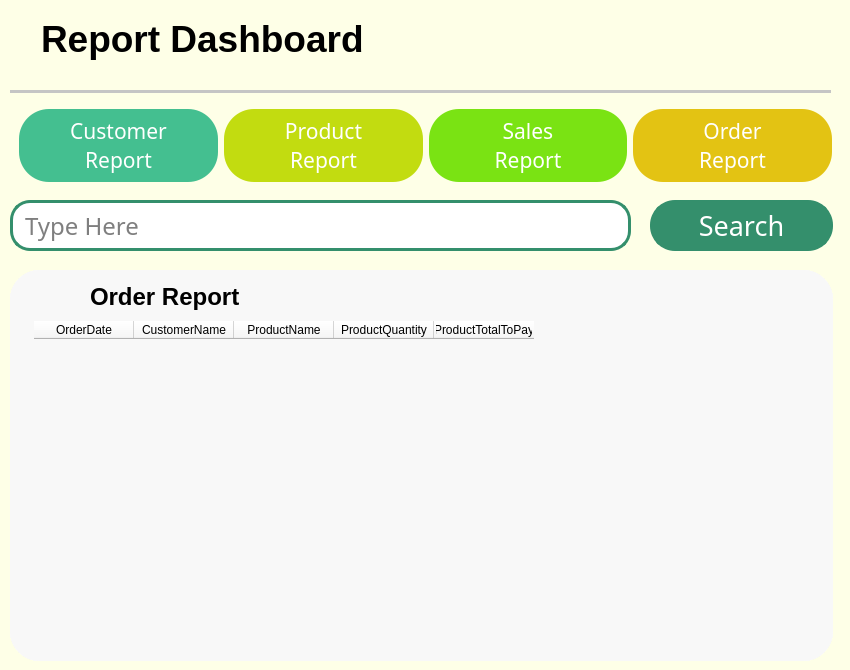
    <widget class="QFrame" name="Report">
     <property name="geometry">
      <rect>
       <x>240</x>
       <y>10</y>
       <width>850</width>
       <height>670</height>
      </rect>
     </property>
     <property name="styleSheet">
      <string notr="true">background-color: rgb(254, 255, 231);
border-radius:20px;</string>
     </property>
     <property name="frameShape">
      <enum>QFrame::StyledPanel</enum>
     </property>
     <property name="frameShadow">
      <enum>QFrame::Raised</enum>
     </property>
     <widget class="QFrame" name="DashboardTitle_12">
      <property name="geometry">
       <rect>
        <x>19</x>
        <y>9</y>
        <width>811</width>
        <height>71</height>
       </rect>
      </property>
      <property name="frameShape">
       <enum>QFrame::StyledPanel</enum>
      </property>
      <property name="frameShadow">
       <enum>QFrame::Raised</enum>
      </property>
      <layout class="QFormLayout" name="formLayout_12">
       <item row="0" column="0">
        <widget class="QLabel" name="label_84">
         <property name="text">
          <string/>
         </property>
         <property name="pixmap">
          <pixmap>Resize resources/contract.png.png</pixmap>
         </property>
        </widget>
       </item>
       <item row="0" column="1">
        <widget class="QLabel" name="label_85">
         <property name="styleSheet">
          <string notr="true">font: 20pt &quot;Century Gothic&quot;;</string>
         </property>
         <property name="text">
          <string>&lt;html&gt;&lt;head/&gt;&lt;body&gt;&lt;p&gt;&lt;span style=&quot; font-size:28pt; font-weight:600;&quot;&gt;Report Dashboard&lt;/span&gt;&lt;/p&gt;&lt;/body&gt;&lt;/html&gt;</string>
         </property>
         <property name="alignment">
          <set>Qt::AlignJustify|Qt::AlignVCenter</set>
         </property>
        </widget>
       </item>
      </layout>
     </widget>
     <widget class="Line" name="line_13">
      <property name="geometry">
       <rect>
        <x>10</x>
        <y>90</y>
        <width>821</width>
        <height>3</height>
       </rect>
      </property>
      <property name="styleSheet">
       <string notr="true">background-color: rgb(197, 197, 197);</string>
      </property>
      <property name="orientation">
       <enum>Qt::Horizontal</enum>
      </property>
     </widget>
     <widget class="QFrame" name="DashboardButtons_3">
      <property name="geometry">
       <rect>
        <x>10</x>
        <y>100</y>
        <width>831</width>
        <height>91</height>
       </rect>
      </property>
      <property name="frameShape">
       <enum>QFrame::StyledPanel</enum>
      </property>
      <property name="frameShadow">
       <enum>QFrame::Raised</enum>
      </property>
      <layout class="QGridLayout" name="gridLayout_3">
       <item row="0" column="0">
        <widget class="QPushButton" name="rep_cust_btn">
         <property name="font">
          <font>
           <family>Century Gothic</family>
           <pointsize>16</pointsize>
           <weight>50</weight>
           <italic>false</italic>
           <bold>false</bold>
          </font>
         </property>
         <property name="styleSheet">
          <string notr="true">QPushButton{
	color: rgb(255, 255, 255);
background-color: rgba(68,191,144,255);
border-radius:30px;
padding: 7px 0px 7px 0px
}

QPushButton:hover{
	color: rgb(0, 0, 0);
	border-style:solid;
	border-width:3px;
	border-color: rgba(37,196,16,255);
	background-color: rgb(255, 255, 255);
}</string>
         </property>
         <property name="text">
          <string>Customer
Report</string>
         </property>
         <property name="iconSize">
          <size>
           <width>71</width>
           <height>71</height>
          </size>
         </property>
        </widget>
       </item>
       <item row="0" column="2">
        <widget class="QPushButton" name="rep_sale_btn">
         <property name="font">
          <font>
           <family>Century Gothic</family>
           <pointsize>16</pointsize>
           <weight>50</weight>
           <italic>false</italic>
           <bold>false</bold>
          </font>
         </property>
         <property name="styleSheet">
          <string notr="true">QPushButton{
background-color:rgba(122,227,19,255);
color: rgb(255, 255, 255);
border-radius:30px;
padding: 7px 0px 7px 0px
}

QPushButton:hover{
	color: rgb(0, 0, 0);
	border-style:solid;
	border-width:3px;
	border-color: rgba(37,196,16,255);
	background-color: rgb(255, 255, 255);
}</string>
         </property>
         <property name="text">
          <string>Sales
Report</string>
         </property>
         <property name="iconSize">
          <size>
           <width>71</width>
           <height>71</height>
          </size>
         </property>
        </widget>
       </item>
       <item row="0" column="3">
        <widget class="QPushButton" name="rep_order_btn">
         <property name="font">
          <font>
           <family>Century Gothic</family>
           <pointsize>16</pointsize>
           <weight>50</weight>
           <italic>false</italic>
           <bold>false</bold>
          </font>
         </property>
         <property name="styleSheet">
          <string notr="true">QPushButton{
background-color:rgba(227,195,19,255);
color: rgb(255, 255, 255);
border-radius:30px;
padding: 7px 0px 7px 0px
}

QPushButton:hover{
	color: rgb(0, 0, 0);
	border-style:solid;
	border-width:3px;
	border-color: rgba(37,196,16,255);
	background-color: rgb(255, 255, 255);
}</string>
         </property>
         <property name="text">
          <string>Order
Report</string>
         </property>
         <property name="iconSize">
          <size>
           <width>71</width>
           <height>71</height>
          </size>
         </property>
        </widget>
       </item>
       <item row="0" column="1">
        <widget class="QPushButton" name="rep_prod_btn">
         <property name="font">
          <font>
           <family>Century Gothic</family>
           <pointsize>16</pointsize>
           <weight>50</weight>
           <italic>false</italic>
           <bold>false</bold>
          </font>
         </property>
         <property name="styleSheet">
          <string notr="true">QPushButton{
background-color: rgba(194,220,16,255);
color: rgb(255, 255, 255);
border-radius:30px;
padding: 7px 0px 7px 0px
}

QPushButton:hover{
	color: rgb(0, 0, 0);
	border-style:solid;
	border-width:3px;
	border-color: rgba(37,196,16,255);
	background-color: rgb(255, 255, 255);
}</string>
         </property>
         <property name="text">
          <string>Product
Report</string>
         </property>
         <property name="iconSize">
          <size>
           <width>71</width>
           <height>71</height>
          </size>
         </property>
        </widget>
       </item>
      </layout>
     </widget>
     <widget class="QPushButton" name="rep_search_btn">
      <property name="geometry">
       <rect>
        <x>650</x>
        <y>200</y>
        <width>183</width>
        <height>51</height>
       </rect>
      </property>
      <property name="font">
       <font>
        <family>Century Gothic</family>
        <pointsize>20</pointsize>
       </font>
      </property>
      <property name="styleSheet">
       <string notr="true">QPushButton{
border-radius:25px;
border-style:solid;
border-width:3px;
border-color: rgba(52,143,108,255);
background-color: rgba(52,143,108,255);
	color: rgb(255, 255, 255);
}</string>
      </property>
      <property name="text">
       <string>Search</string>
      </property>
      <property name="iconSize">
       <size>
        <width>40</width>
        <height>40</height>
       </size>
      </property>
     </widget>
     <widget class="QLineEdit" name="rep_search">
      <property name="geometry">
       <rect>
        <x>10</x>
        <y>200</y>
        <width>621</width>
        <height>51</height>
       </rect>
      </property>
      <property name="font">
       <font>
        <family>Century Gothic</family>
        <pointsize>18</pointsize>
       </font>
      </property>
      <property name="styleSheet">
       <string notr="true">QLineEdit{
border-radius:20px;
border-style:solid;
border-width:3px;
border-color: rgba(52,143,108,255);
background-color: rgb(255, 255, 255);
padding-left:10px;
}</string>
      </property>
      <property name="placeholderText">
       <string>Type Here</string>
      </property>
     </widget>
     <widget class="QFrame" name="frame_rep_cust">
      <property name="geometry">
       <rect>
        <x>10</x>
        <y>270</y>
        <width>823</width>
        <height>391</height>
       </rect>
      </property>
      <property name="styleSheet">
       <string notr="true">background-color: rgb(248, 248, 248);
border-radius: 30px;
border-style: outset;</string>
      </property>
      <property name="frameShape">
       <enum>QFrame::StyledPanel</enum>
      </property>
      <property name="frameShadow">
       <enum>QFrame::Raised</enum>
      </property>
      <widget class="QLabel" name="label_61">
       <property name="geometry">
        <rect>
         <x>80</x>
         <y>15</y>
         <width>401</width>
         <height>31</height>
        </rect>
       </property>
       <property name="styleSheet">
        <string notr="true">font: 20pt &quot;Century Gothic&quot;;</string>
       </property>
       <property name="text">
        <string>&lt;html&gt;&lt;head/&gt;&lt;body&gt;&lt;p&gt;&lt;span style=&quot; font-size:28pt; font-weight:600; vertical-align:super;&quot;&gt;Customer Report&lt;/span&gt;&lt;/p&gt;&lt;/body&gt;&lt;/html&gt;</string>
       </property>
      </widget>
      <widget class="QLabel" name="label_62">
       <property name="geometry">
        <rect>
         <x>30</x>
         <y>5</y>
         <width>51</width>
         <height>41</height>
        </rect>
       </property>
       <property name="text">
        <string/>
       </property>
       <property name="pixmap">
        <pixmap>Resize resources/note.png</pixmap>
       </property>
      </widget>
      <widget class="QTableWidget" name="rep_cust_tbl">
       <property name="geometry">
        <rect>
         <x>24</x>
         <y>51</y>
         <width>741</width>
         <height>281</height>
        </rect>
       </property>
       <property name="editTriggers">
        <set>QAbstractItemView::NoEditTriggers</set>
       </property>
       <property name="wordWrap">
        <bool>true</bool>
       </property>
       <column>
        <property name="text">
         <string>CustomerName</string>
        </property>
       </column>
       <column>
        <property name="text">
         <string>TotalAmountBought</string>
        </property>
       </column>
      </widget>
     </widget>
     <widget class="QFrame" name="frame_rep_prod">
      <property name="geometry">
       <rect>
        <x>10</x>
        <y>270</y>
        <width>823</width>
        <height>391</height>
       </rect>
      </property>
      <property name="styleSheet">
       <string notr="true">background-color: rgb(248, 248, 248);
border-radius: 30px;
border-style: outset;</string>
      </property>
      <property name="frameShape">
       <enum>QFrame::StyledPanel</enum>
      </property>
      <property name="frameShadow">
       <enum>QFrame::Raised</enum>
      </property>
      <widget class="QLabel" name="label_63">
       <property name="geometry">
        <rect>
         <x>80</x>
         <y>15</y>
         <width>401</width>
         <height>31</height>
        </rect>
       </property>
       <property name="styleSheet">
        <string notr="true">font: 20pt &quot;Century Gothic&quot;;</string>
       </property>
       <property name="text">
        <string>&lt;html&gt;&lt;head/&gt;&lt;body&gt;&lt;p&gt;&lt;span style=&quot; font-size:28pt; font-weight:600; vertical-align:super;&quot;&gt;Product Report&lt;/span&gt;&lt;/p&gt;&lt;/body&gt;&lt;/html&gt;</string>
       </property>
      </widget>
      <widget class="QLabel" name="label_64">
       <property name="geometry">
        <rect>
         <x>30</x>
         <y>5</y>
         <width>51</width>
         <height>41</height>
        </rect>
       </property>
       <property name="text">
        <string/>
       </property>
       <property name="pixmap">
        <pixmap>Resize resources/note.png</pixmap>
       </property>
      </widget>
      <widget class="QTableWidget" name="rep_prod_tbl">
       <property name="geometry">
        <rect>
         <x>24</x>
         <y>51</y>
         <width>741</width>
         <height>281</height>
        </rect>
       </property>
       <property name="editTriggers">
        <set>QAbstractItemView::NoEditTriggers</set>
       </property>
       <property name="wordWrap">
        <bool>true</bool>
       </property>
       <column>
        <property name="text">
         <string>ProductName</string>
        </property>
       </column>
       <column>
        <property name="text">
         <string>ProductDescription</string>
        </property>
       </column>
       <column>
        <property name="text">
         <string>ProductPrice</string>
        </property>
       </column>
       <column>
        <property name="text">
         <string>ProductSold</string>
        </property>
       </column>
      </widget>
     </widget>
     <widget class="QFrame" name="frame_rep_sale">
      <property name="geometry">
       <rect>
        <x>10</x>
        <y>270</y>
        <width>823</width>
        <height>391</height>
       </rect>
      </property>
      <property name="styleSheet">
       <string notr="true">background-color: rgb(248, 248, 248);
border-radius: 30px;
border-style: outset;</string>
      </property>
      <property name="frameShape">
       <enum>QFrame::StyledPanel</enum>
      </property>
      <property name="frameShadow">
       <enum>QFrame::Raised</enum>
      </property>
      <widget class="QLabel" name="label_65">
       <property name="geometry">
        <rect>
         <x>80</x>
         <y>15</y>
         <width>401</width>
         <height>31</height>
        </rect>
       </property>
       <property name="styleSheet">
        <string notr="true">font: 20pt &quot;Century Gothic&quot;;</string>
       </property>
       <property name="text">
        <string>&lt;html&gt;&lt;head/&gt;&lt;body&gt;&lt;p&gt;&lt;span style=&quot; font-size:28pt; font-weight:600; vertical-align:super;&quot;&gt;Sales Report&lt;/span&gt;&lt;/p&gt;&lt;/body&gt;&lt;/html&gt;</string>
       </property>
      </widget>
      <widget class="QLabel" name="label_66">
       <property name="geometry">
        <rect>
         <x>30</x>
         <y>5</y>
         <width>51</width>
         <height>41</height>
        </rect>
       </property>
       <property name="text">
        <string/>
       </property>
       <property name="pixmap">
        <pixmap>Resize resources/note.png</pixmap>
       </property>
      </widget>
      <widget class="QTableWidget" name="rep_sale_tbl">
       <property name="geometry">
        <rect>
         <x>24</x>
         <y>51</y>
         <width>741</width>
         <height>281</height>
        </rect>
       </property>
       <property name="editTriggers">
        <set>QAbstractItemView::NoEditTriggers</set>
       </property>
       <property name="wordWrap">
        <bool>true</bool>
       </property>
       <column>
        <property name="text">
         <string>OrderDate</string>
        </property>
       </column>
       <column>
        <property name="text">
         <string>ProductName</string>
        </property>
       </column>
       <column>
        <property name="text">
         <string>ProductSold</string>
        </property>
       </column>
       <column>
        <property name="text">
         <string>ProductTotalEarn</string>
        </property>
       </column>
      </widget>
     </widget>
     <widget class="QFrame" name="frame_rep_order">
      <property name="geometry">
       <rect>
        <x>10</x>
        <y>270</y>
        <width>823</width>
        <height>391</height>
       </rect>
      </property>
      <property name="styleSheet">
       <string notr="true">background-color: rgb(248, 248, 248);
border-radius: 30px;
border-style: outset;</string>
      </property>
      <property name="frameShape">
       <enum>QFrame::StyledPanel</enum>
      </property>
      <property name="frameShadow">
       <enum>QFrame::Raised</enum>
      </property>
      <widget class="QLabel" name="label_80">
       <property name="geometry">
        <rect>
         <x>80</x>
         <y>15</y>
         <width>401</width>
         <height>31</height>
        </rect>
       </property>
       <property name="styleSheet">
        <string notr="true">font: 20pt &quot;Century Gothic&quot;;</string>
       </property>
       <property name="text">
        <string>&lt;html&gt;&lt;head/&gt;&lt;body&gt;&lt;p&gt;&lt;span style=&quot; font-size:28pt; font-weight:600; vertical-align:super;&quot;&gt;Order Report&lt;/span&gt;&lt;/p&gt;&lt;/body&gt;&lt;/html&gt;</string>
       </property>
      </widget>
      <widget class="QLabel" name="label_81">
       <property name="geometry">
        <rect>
         <x>30</x>
         <y>5</y>
         <width>51</width>
         <height>41</height>
        </rect>
       </property>
       <property name="text">
        <string/>
       </property>
       <property name="pixmap">
        <pixmap>Resize resources/note.png</pixmap>
       </property>
      </widget>
      <widget class="QTableWidget" name="rep_order_tbl">
       <property name="geometry">
        <rect>
         <x>24</x>
         <y>51</y>
         <width>741</width>
         <height>281</height>
        </rect>
       </property>
       <property name="editTriggers">
        <set>QAbstractItemView::NoEditTriggers</set>
       </property>
       <property name="wordWrap">
        <bool>true</bool>
       </property>
       <column>
        <property name="text">
         <string>OrderDate</string>
        </property>
       </column>
       <column>
        <property name="text">
         <string>CustomerName</string>
        </property>
       </column>
       <column>
        <property name="text">
         <string>ProductName</string>
        </property>
       </column>
       <column>
        <property name="text">
         <string>ProductQuantity</string>
        </property>
       </column>
       <column>
        <property name="text">
         <string>ProductTotalToPay</string>
        </property>
       </column>
      </widget>
     </widget>
    </widget>
